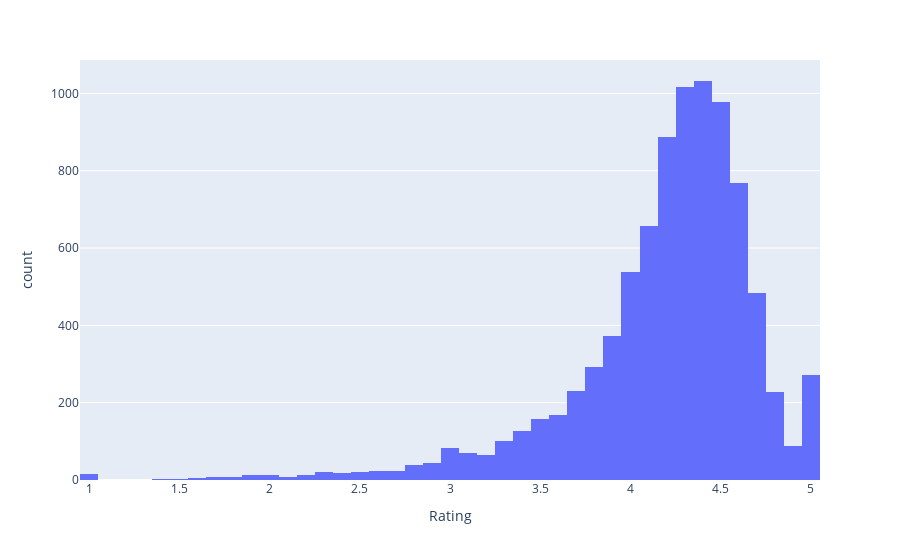

Notebook code for this chart:
### Code cell
px.histogram(apps, x='Rating')

### Figure 1 — Plotly figure (JSON) as saved in the notebook; plotly's stock layout.template omitted (floating-point values rounded to 4 significant figures; data arrays with more than 128 entries replaced by an {"elided": "..."} marker saying what was removed)
{"data": [{"alignmentgroup": "True", "bingroup": "x", "hovertemplate": "Rating=%{x}<br>count=%{y}<extra></extra>", "legendgroup": "", "marker": {"color": "#636efa", "pattern": {"shape": ""}}, "name": "", "offsetgroup": "", "orientation": "v", "showlegend": false, "type": "histogram", "x": {"elided": "10357 float values"}, "xaxis": "x", "yaxis": "y"}], "layout": {"barmode": "relative", "legend": {"tracegroupgap": 0}, "margin": {"t": 60}, "xaxis": {"anchor": "y", "domain": [0, 1], "title": {"text": "Rating"}}, "yaxis": {"anchor": "x", "domain": [0, 1], "title": {"text": "count"}}}}
